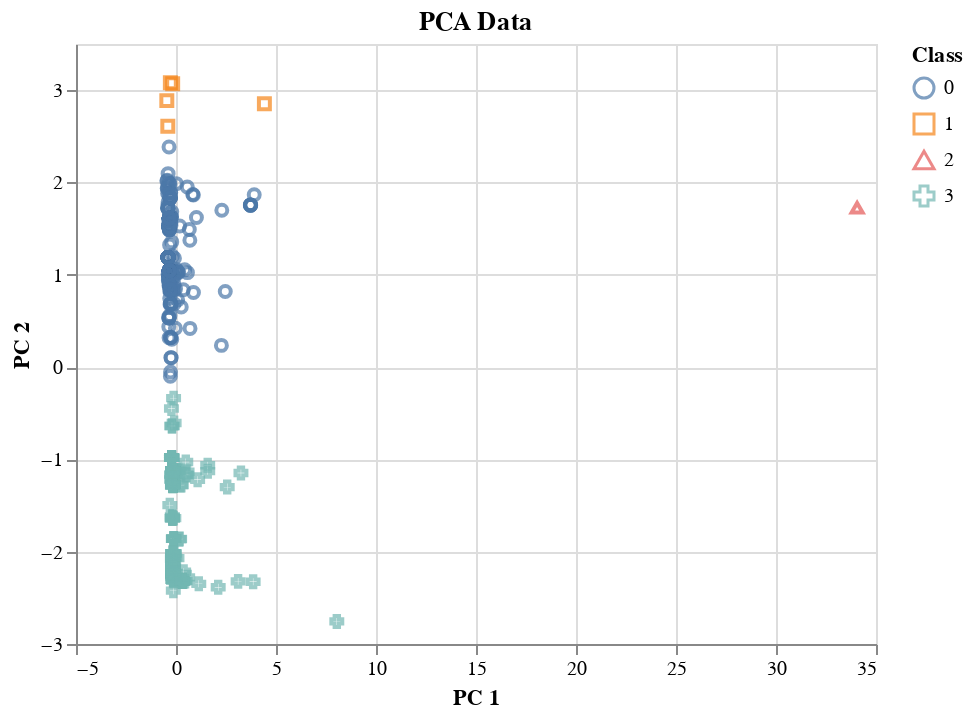

The code cell stored with this chart in its notebook:
### Markdown cell above
### Visualizing Results

#### 3D-Scatter with Clusters

### Code cell
# Create a 3D-Scatter with the PCA data and the clusters
alt.Chart(clustered_df).mark_point().encode(
                x='PC 1', 
                y='PC 2', 
                color='Class:N',
                shape='Class:N',
                tooltip=["CoinName", "Algorithm", 
                    "TotalCoinsMined", "TotalCoinSupply"]).properties(
                        title='PCA Data'
)

### Figure 1 — Vega-Lite specification as saved in the notebook (floating-point values rounded to 4 significant figures; data arrays with more than 128 entries replaced by an {"elided": "..."} marker saying what was removed)
{"config": {"view": {"continuousWidth": 400, "continuousHeight": 300}}, "data": {"name": "data-5c65e966815ed4b93f57180eb7e5397c"}, "mark": "point", "encoding": {"color": {"type": "nominal", "field": "Class"}, "shape": {"type": "nominal", "field": "Class"}, "tooltip": [{"type": "nominal", "field": "CoinName"}, {"type": "nominal", "field": "Algorithm"}, {"type": "quantitative", "field": "TotalCoinsMined"}, {"type": "nominal", "field": "TotalCoinSupply"}], "x": {"type": "quantitative", "field": "PC 1"}, "y": {"type": "quantitative", "field": "PC 2"}}, "title": "PCA Data", "$schema": "https://vega.github.io/schema/vega-lite/v4.0.2.json", "datasets": {"data-5c65e966815ed4b93f57180eb7e5397c": {"elided": "532 records"}}}
